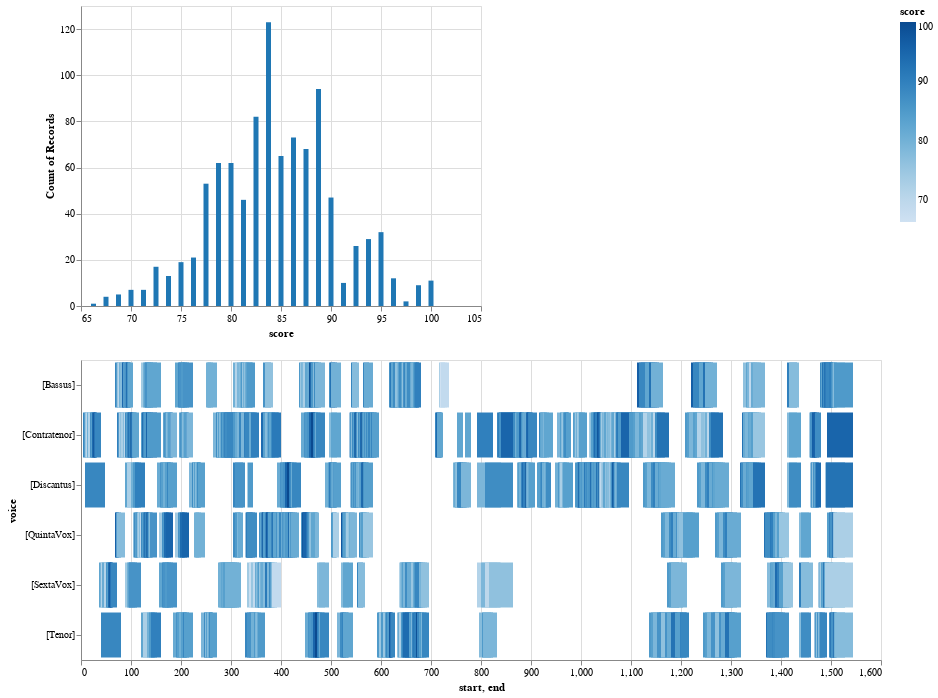

Notebook code for this chart:
### Markdown cell above
## Weighted Levenshtein

### Code cell
ngrams = model.getNgrams(df=model.getMelodic(kind='d', directed=True, compound=True, unit=0), n=5)
ngrams_dur = model.getDuration(df=model.getMelodic(kind='d', directed=True, compound=True, unit=0), n=5, mask_df=ngrams)
viz.plot_close_match_heatmap(ngrams, '-2, 2, 2, 2, 2', algorithm='w', ngrams_duration=ngrams_dur, interval_type='d')

### Figure 1 — Vega-Lite specification as saved in the notebook (floating-point values rounded to 4 significant figures; data arrays with more than 128 entries replaced by an {"elided": "..."} marker saying what was removed)
{"config": {"view": {"continuousWidth": 400, "continuousHeight": 300}}, "vconcat": [{"mark": "bar", "encoding": {"color": {"value": "#1f77b4"}, "opacity": {"condition": {"value": 1, "test": "(datum.score >= SelectorName.cutoff)"}, "value": 0.2}, "x": {"type": "quantitative", "field": "score"}, "y": {"type": "quantitative", "aggregate": "count", "field": "score"}}}, {"mark": "bar", "encoding": {"color": {"type": "quantitative", "field": "score"}, "opacity": {"condition": {"value": 1, "test": "(datum.score > SelectorName.cutoff)"}, "value": 0.2}, "tooltip": [{"type": "quantitative", "field": "start"}, {"type": "quantitative", "field": "end"}, {"type": "nominal", "field": "pattern"}, {"type": "quantitative", "field": "score"}], "x": {"type": "quantitative", "field": "start"}, "x2": {"field": "end"}, "y": {"type": "nominal", "field": "voice"}}, "height": 300, "selection": {"SelectorName": {"type": "single", "fields": ["cutoff"], "bind": {"input": "range", "max": 100, "min": 0, "name": "cutoff:", "step": 1}, "init": {"cutoff": 50}}, "selector001": {"type": "interval", "bind": "scales", "encodings": ["x", "y"]}}, "width": 800}], "data": {"name": "data-6987f00be66d479487a95fb4c935d314"}, "$schema": "https://vega.github.io/schema/vega-lite/v4.8.1.json", "datasets": {"data-6987f00be66d479487a95fb4c935d314": {"elided": "1000 records"}}}
